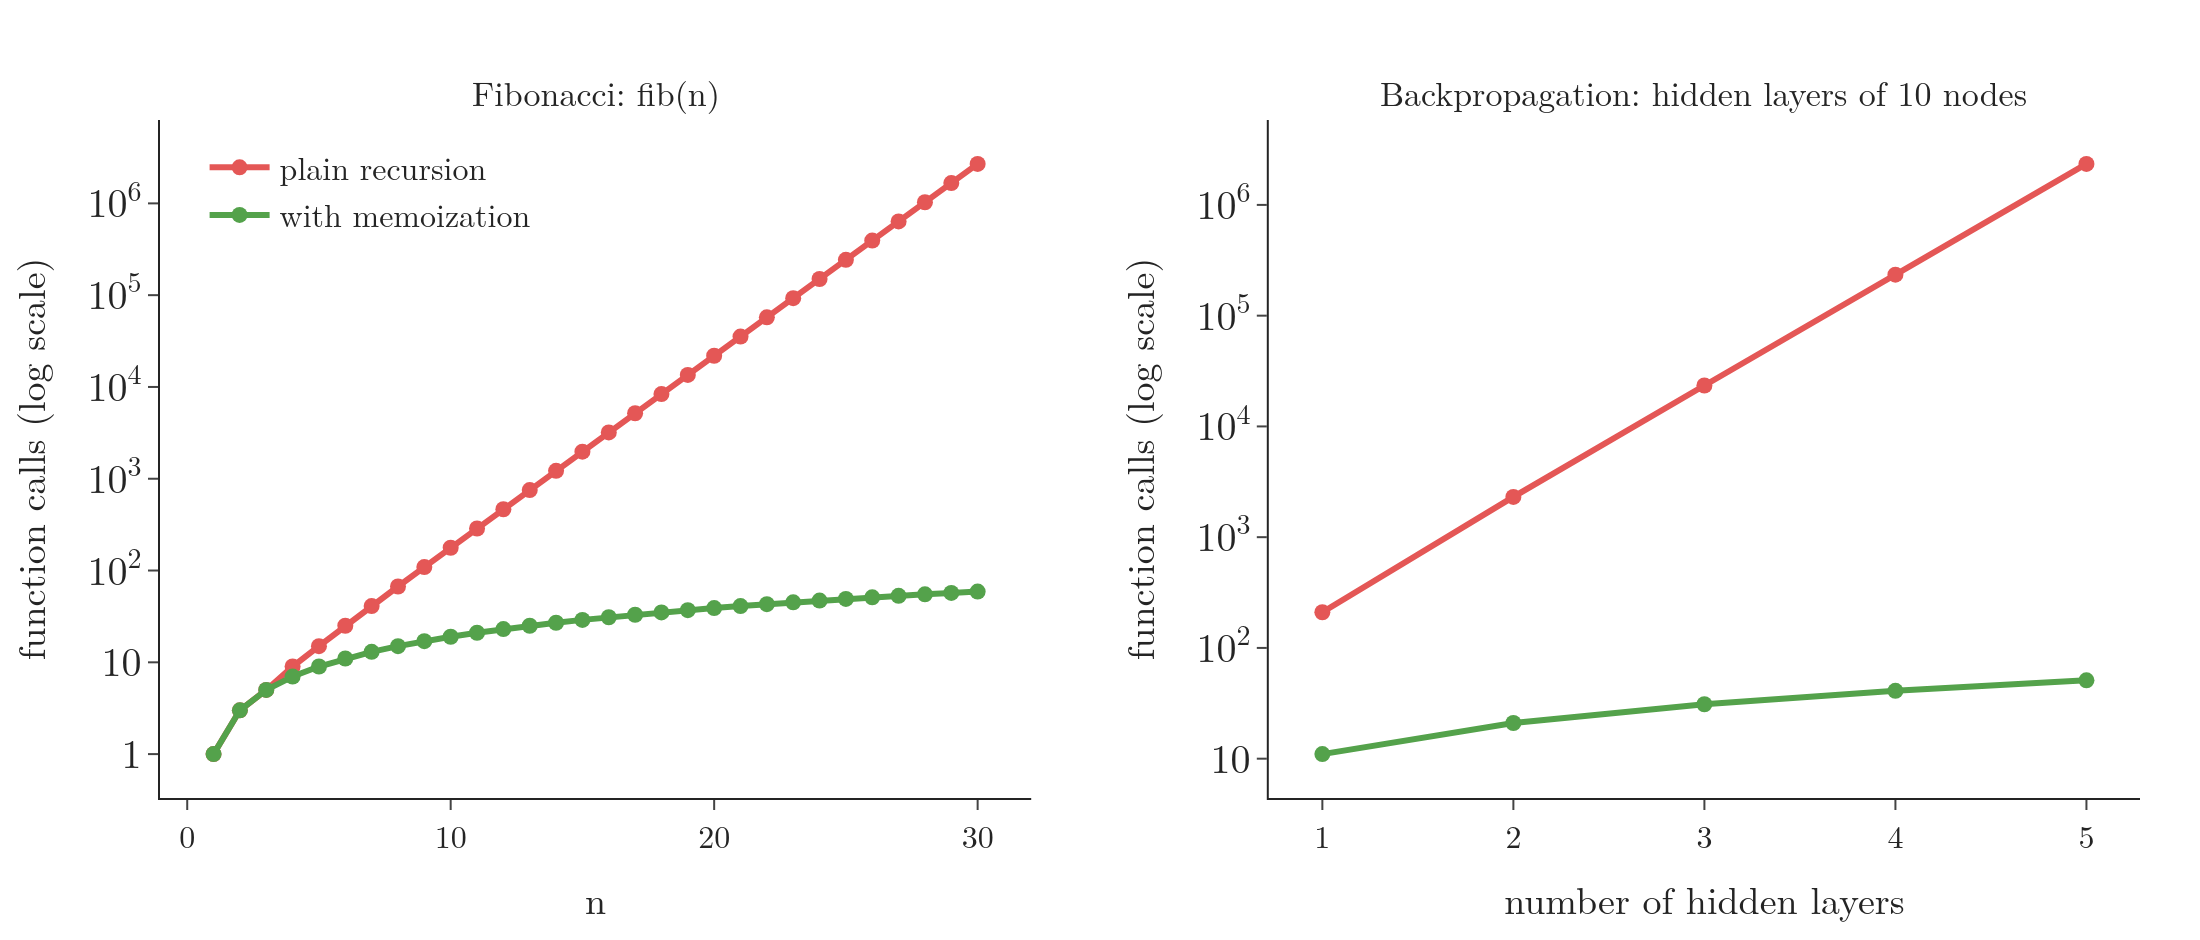

This chart was generated by the following Python code:
"""Function calls with and without memoization: Fibonacci, and dL/dO for every node of a network with hidden
layers of 10 nodes (counts from the Notebook) (Plotly)."""
from pathlib import Path
import pandas as pd
import plotly.graph_objects as go
from plotly.subplots import make_subplots
from common import RED, GREEN, FONT

here = Path(__file__).parent
fib = pd.read_csv(here.parent / "data" / "fib_calls.csv")
net = pd.read_csv(here.parent / "data" / "network_calls.csv")
fig = make_subplots(rows=1, cols=2, horizontal_spacing=0.12,
                    subplot_titles=("Fibonacci: fib(n)", "Backpropagation: hidden layers of 10 nodes"))
for col, d, xcol in ((1, fib, "n"), (2, net, "hidden_layers")):
    fig.add_trace(go.Scatter(x=d[xcol], y=d.plain, mode="lines+markers", name="plain recursion",
                             line=dict(color=RED, width=3), marker=dict(size=8), showlegend=col == 1), row=1, col=col)
    fig.add_trace(go.Scatter(x=d[xcol], y=d.memo, mode="lines+markers", name="with memoization",
                             line=dict(color=GREEN, width=3), marker=dict(size=8), showlegend=col == 1), row=1, col=col)
    fig.update_yaxes(title_text="function calls (log scale)", type="log", dtick=1, exponentformat="power", row=1, col=col)
fig.update_xaxes(title_text="n", row=1, col=1)
fig.update_xaxes(title_text="number of hidden layers", dtick=1, row=1, col=2)
fig.update_layout(template="simple_white", width=1100, height=470, font=FONT, legend=dict(x=0.02, y=0.98),
                  margin=dict(l=80, r=30, t=60, b=60))
fig.update_annotations(font=dict(family="Latin Modern Roman", size=17))
fig.write_image(here / "calls.png", scale=2)
fig.write_image(here / "calls.pdf")
